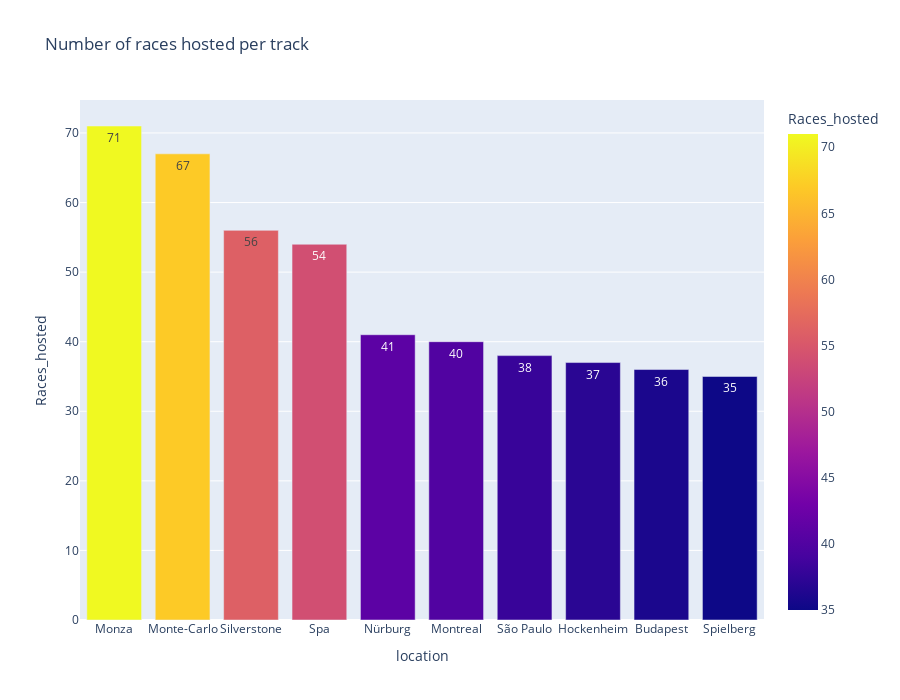

The notebook cell this image was saved under:
### Code cell
#Showing the tracks that hosted the largest number of races in F1 history

track_num_results = pd.read_sql_query("""
                    SELECT location, country, COUNT(location) as Races_hosted FROM circuits as C
                    JOIN races as R
                    ON R.circuitId = C.circuitId
                    WHERE date <="2022-03-01"
                    GROUP BY location
                    ORDER BY Races_hosted desc
                    LIMIT 5
                    """, conn)
px.bar(track_num, x='location', y='Races_hosted', title = 'Number of races hosted per track', color = 'Races_hosted', height=700, text_auto=True)

### Figure 1 — Plotly figure (JSON) as saved in the notebook; plotly's stock layout.template omitted (floating-point values rounded to 4 significant figures)
{"data": [{"alignmentgroup": "True", "hovertemplate": "location=%{x}<br>Races_hosted=%{marker.color}<extra></extra>", "legendgroup": "", "marker": {"color": [71, 67, 56, 54, 41, 40, 38, 37, 36, 35], "coloraxis": "coloraxis", "pattern": {"shape": ""}}, "name": "", "offsetgroup": "", "orientation": "v", "showlegend": false, "textposition": "auto", "texttemplate": "%{y}", "type": "bar", "x": ["Monza", "Monte-Carlo", "Silverstone", "Spa", "Nürburg", "Montreal", "São Paulo", "Hockenheim", "Budapest", "Spielberg"], "xaxis": "x", "y": [71, 67, 56, 54, 41, 40, 38, 37, 36, 35], "yaxis": "y"}], "layout": {"barmode": "relative", "coloraxis": {"colorbar": {"title": {"text": "Races_hosted"}}, "colorscale": [[0, "#0d0887"], [0.1111, "#46039f"], [0.2222, "#7201a8"], [0.3333, "#9c179e"], [0.4444, "#bd3786"], [0.5556, "#d8576b"], [0.6667, "#ed7953"], [0.7778, "#fb9f3a"], [0.8889, "#fdca26"], [1, "#f0f921"]]}, "height": 700, "legend": {"tracegroupgap": 0}, "title": {"text": "Number of races hosted per track"}, "xaxis": {"anchor": "y", "domain": [0, 1], "title": {"text": "location"}}, "yaxis": {"anchor": "x", "domain": [0, 1], "title": {"text": "Races_hosted"}}}}
